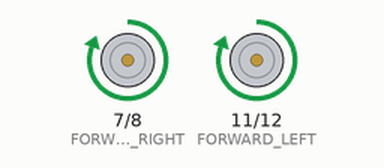
A sketch run on a simulated Arduino Uno, built with avr-gcc and run on an emulated ATmega328P. On the bench: motor-driver pin pairs drawn as motors (green arrow = first pin HIGH = forward, orange = second pin HIGH = backward, longer = more drive, scaled by the enable pin).

Above: at 2.5 s.
At 7.0 s:
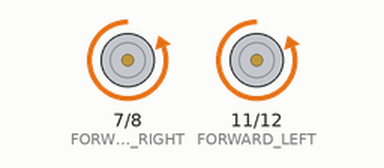
At 10.5 s:
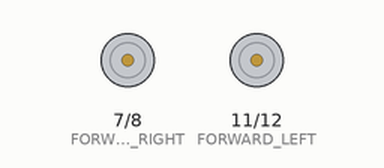
Timing chart, 0 to 16.9 s (numbered marks = the images above):
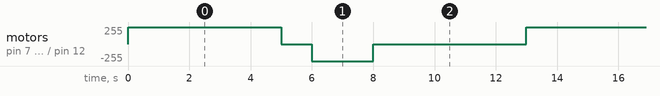

Measured:
- by itself, motor on pin 7 (FORWARD_RIGHT) / pin 8 (REVERSE_RIGHT), motor on pin 11 (FORWARD_LEFT) / pin 12 (REVERSE_LEFT): repeats every 13.0 s: stopped 1.0 s, backward 255/255 2.0 s, stopped 5.0 s, forward 255/255 5.0 s

The sketch:

story3.ino
```cpp
const int REVERSE_LEFT = 12;
const int FORWARD_LEFT = 11;
const int ENABLE_LEFT = 10;
const int ENABLE_RIGHT = 9;
const int REVERSE_RIGHT = 8;
const int FORWARD_RIGHT = 7;

void setup()
{
  SetupPins();
}

void loop()
{
  digitalWrite(ENABLE_LEFT, HIGH);
  digitalWrite(ENABLE_RIGHT, HIGH);

  Forward();
  delay(1000 * 5); // Wait for 5 seconds
  Brake();
  delay(1000); // Wait for 1 second
  Reverse();
  delay(1000 * 2); // Wait for 2 seconds
  Brake();

  digitalWrite(ENABLE_LEFT, LOW);
  digitalWrite(ENABLE_RIGHT, LOW);
  delay(1000 * 5);

}

void SetupPins(){
  pinMode(REVERSE_LEFT, OUTPUT);
  pinMode(FORWARD_LEFT, OUTPUT);
  pinMode(ENABLE_LEFT, OUTPUT);
  pinMode(ENABLE_RIGHT, OUTPUT);
  pinMode(REVERSE_RIGHT, OUTPUT);
  pinMode(FORWARD_RIGHT, OUTPUT);
}

void Forward(){
  digitalWrite(FORWARD_LEFT, HIGH);
  digitalWrite(FORWARD_RIGHT, HIGH);
}

void Brake(){
  digitalWrite(FORWARD_LEFT, LOW);
  digitalWrite(FORWARD_RIGHT, LOW);
  digitalWrite(REVERSE_LEFT, LOW);
  digitalWrite(REVERSE_RIGHT, LOW);
}

void Reverse(){
  digitalWrite(REVERSE_LEFT, HIGH);
  digitalWrite(REVERSE_RIGHT, HIGH);
}

void EnableMotors(){
  digitalWrite(ENABLE_LEFT, HIGH);
  digitalWrite(ENABLE_RIGHT, HIGH);
}

void DisableMotors(){
  digitalWrite(ENABLE_LEFT, LOW);
  digitalWrite(ENABLE_RIGHT, LOW);
}

//


/*   digitalWrite(FORWARD_LEFT, LOW);
  digitalWrite(FORWARD_LEFT, HIGH);
  delay(1000); // Wait for 1000 millisecond(s)
  digitalWrite(FORWARD_LEFT, LOW);
  digitalWrite(11, HIGH);
  delay(1000); // Wait for 1000 millisecond(s)

   digitalWrite(10, LOW);
  digitalWrite(ENABLE_LEFT, HIGH);
  delay(1000); // Wait for 1000 millisecond(s)
  digitalWrite(ENABLE_LEFT, LOW);
  digitalWrite(11, HIGH);
  delay(1000); // Wait for 1000 millisecond(s)

   digitalWrite(9, LOW);
  digitalWrite(ENABLE_RIGHT, HIGH);
  delay(1000); // Wait for 1000 millisecond(s)
  digitalWrite(ENABLE_RIGHT, LOW);
  digitalWrite(9, HIGH);
  delay(1000); // Wait for 1000 millisecond(s)

  digitalWrite(8, LOW);
  digitalWrite(REVERSE_RIGHT, HIGH);
  delay(1000); // Wait for 1000 millisecond(s)
  digitalWrite(REVERSE_RIGHT, LOW);
  digitalWrite(8, HIGH);
  delay(1000); // Wait for 1000 millisecond(s)

  digitalWrite(7, LOW);
  digitalWrite(FORWARD_RIGHT, HIGH);
  delay(1000); // Wait for 1000 millisecond(s)
  digitalWrite(FORWARD_RIGHT, LOW);
  digitalWrite(7, HIGH);
  delay(1000); // Wait for 1000 millisecond(s) */
```
